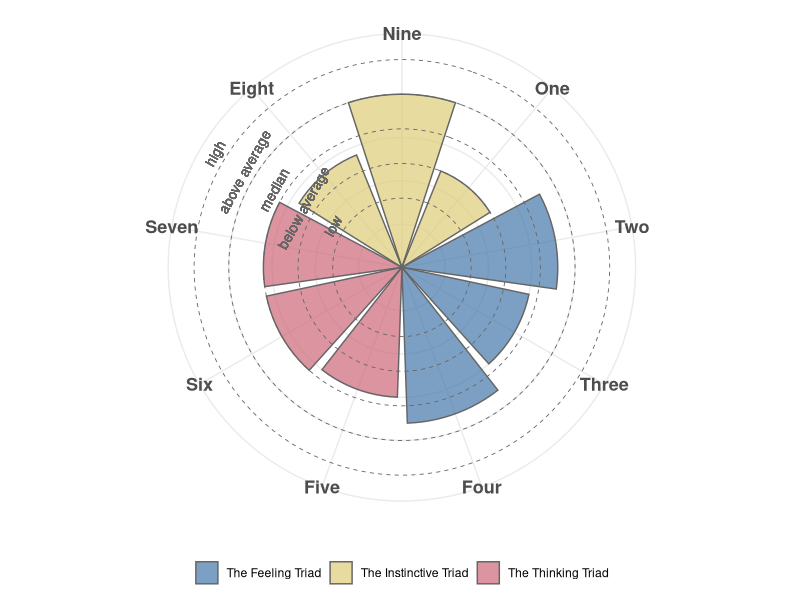

This figure's R source:
library(tidyverse)
library(ggthemes)

praxis <- tibble(letter = c("A", "B", "C", "D", "E", "F", "G", "H", "I"),
                 count  = c(20, 16, 15, 12, 18, 18, 14, 15, 16),
                 type   = c("Nine", "Six", "Three", "One", "Four", "Two", "Eight", "Five", "Seven"),
                 triad  = c("The Instinctive Triad", "The Thinking Triad", "The Feeling Triad",
                            "The Instinctive Triad", "The Feeling Triad", "The Feeling Triad",
                            "The Instinctive Triad", "The Thinking Triad", "The Thinking Triad"),
                 number = c(9, 6, 3, 1, 4, 2, 8, 5, 7))

ggplot(praxis, aes(x = factor(type, 
                              levels = c("One", "Two", "Three", 
                                         "Four", "Five", "Six",
                                         "Seven", "Eight", "Nine")),
                   y = count)) +
  coord_polar(start = 20*pi/180) +
  geom_col(aes(fill = triad), color = "grey40", alpha = 0.7) +
  geom_hline(yintercept = c(8, 12, 16, 20, 24), linetype = "dashed", size = 0.3, color = "grey40") +
  geom_text(aes(2.4*pi, 7.5, label = "low", vjust = -1, angle = -299), size = 3.5, color = "grey40") +
  geom_text(aes(2.4*pi, 11.5, label = "below average", vjust = -1, angle = -299), size = 3.5, color = "grey40") +
  geom_text(aes(2.4*pi, 15.5, label = "median", vjust = -1, angle = -299), size = 3.5, color = "grey40") +
  geom_text(aes(2.4*pi, 19.5, label = "above average", vjust = -1, angle = -299), size = 3.5, color = "grey40") +
  geom_text(aes(2.4*pi, 23.5, label = "high", vjust = -1, angle = -299), size = 3.5, color = "grey40") +
  scale_color_ptol() +
  scale_fill_ptol() +
  theme_minimal() +
  theme(axis.title = element_blank(),
        axis.text.y = element_blank(),
        legend.title = element_blank(),
        axis.text.x = element_text(size = 13, face = "bold"),
        legend.position = "bottom")

row <- which(praxis$count == max(praxis$count))

praxis$type[row]

praxis$triad[row]

if (praxis$number[row] == 9) {
  wing1 <- 8
  wing2 <- 1
  
  if(praxis$count[praxis$number == wing1] > praxis$count[praxis$number == wing2]) {
    wing <- wing1
  } else {
    wing <- wing2
  }

} else if (praxis$number[row] == 1) {
  wing1 <- 9
  wing2 <- 2
  
  if(praxis$count[praxis$number == wing1] > praxis$count[praxis$number == wing2]) {
    wing <- wing1
  } else {
    wing <- wing2
  }
  
} else {
  wing1 <- praxis$number[row]-1
  wing2 <- praxis$number[row]+1
  
  if(praxis$count[praxis$number == wing1] > praxis$count[praxis$number == wing2]) {
    wing <- wing1
  } else {
    wing <- wing2
  }
}

praxis$count[praxis$number == wing1]

praxis

wing



  